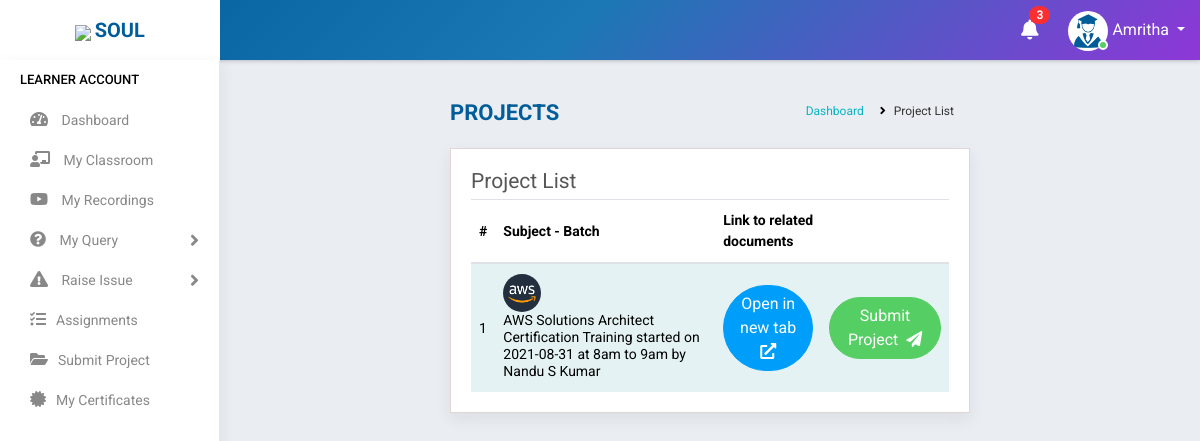
Screenshot of /student/available_projects/ (signed in) with the database file from the repository.
### accounts/models.py (models this page shows, shortened)
class Student(models.Model):
    state = (
    ('Andhra Pradesh','Andhra Pradesh'),
    ('Arunachal Pradesh','Arunachal Pradesh'),
    ('Assam','Assam'),
    ('Bihar','Bihar'),
    ('Chhattisgarh','Chattisgarh'),
    ('Goa','Goa'),
    ('Gujarat','Gujarat'),
    ('Haryana','Haryana'),
    ('Himachal Pradesh','Himachal Pradesh'),
    ('Jharkhand','Jharkhand'),
    ('Karnataka','Karnataka'),
    ('Kerala','Kerala'),
    ('Madhya Pradesh','Madhya Pradesh'),
    ('Maharashtra','Maharashtra'),
    ('Manipur','Manipur'),
    ('Meghalaya','Meghalaya'),
    ('Mizoram','Mizoram'),
    ('Nagaland','Nagaland'),
    ('Odisha','Odisha'),
    ('Rajasthan','Rajasthan'),
    ('Sikkim','Sikkim'),
    ('Tamil Nadu','Tamil Nadu'),
    ('Telangana','Telangana'),
    ('Tripura','Tripura'),
    ('Uttar Pradesh','Uttar Pradesh'),
    ('Uttarakhand','Uttarakhand'),
    ('West Bengal','West Bengal')
)
    groups = (
    ('AB+', 'AB+'),
    ('AB-', 'AB-'),
    ('A+', 'A+'),
    ('A-', 'A-'),
    ('B+', 'B+'),
    ('B-', 'B-'),
    ('O+', 'O+'),
    ('O-', 'O-'),
    )
    user= models.OneToOneField(User,on_delete=models.CASCADE,null=True,blank=True)
    name = models.CharField(max_length=100,blank=True)
    mobile = models.CharField(max_length=10,blank=True)
    email = models.EmailField(max_length=200,blank=True)
    sex = models.CharField(max_length=10,null=True,choices=(('Male','Male'),('Female','Female')),blank=True)
    dob = models.DateField(null=True, blank=True)
    blood_group = models.CharField(max_length=100,null=True, blank=True,choices=groups)
    house = models.CharField(max_length=100,null=True,blank=True)
    street =models.CharField(max_length=100,null=True,blank=True)
    street2 =models.CharField(max_length=100,null=True,blank=True)
    city = models.CharField(max_length=100,null=True,blank=True)
    state = models.CharField(max_length=100,null=True,choices=state,blank=True)
    course_enrolled = models.CharField(max_length=1000,null=True,blank=True)
    now_attending = models.CharField(max_length=1000,null=True,blank=True)
    start_date = models.DateField(null=True,blank=True)
    shared = models.BooleanField(default=False,choices=((True, 'Yes'), (False, 'No')),blank=True)
    payment = models.CharField(max_length=10,choices=(('Full','Full'),('Half','Half')),default='Half',blank=True)
    status = models.CharField(max_length=20,choices=(('Active','Active'),('Inactive','Inactive')),default='Active',blank=True)
    profile_pic = models.ImageField(null=True,default="student.jpg")
    total_fees = models.IntegerField(null=True,blank=True)
    fees_paid = models.IntegerField(null=True,blank=True)
    balance = models.IntegerField(null=True,blank=True)

class Project(models.Model):
    batch = models.ForeignKey(Batch,on_delete=models.CASCADE,null=True,blank=True)
    status = models.CharField(max_length=20,choices=(('Active','Active'),('Inactive','Inactive')),default='Active',blank=True,null=True)

class Batch(models.Model):
    mod_value= [
    ('1', 'Weekday'),
    ('2', 'Weekend')
    ]
    status_value= [
        ('Yet to start', 'Yet to start'),
        ('Ongoing', 'Ongoing'),
        ('Completed', 'Completed'),
    ]
    batchcode = models.CharField(max_length=15,null=True, blank=True)
    subject = models.ForeignKey(Courses,on_delete=models.CASCADE,null=True,blank=True)
    trainer = models.ForeignKey(Staff,on_delete=models.CASCADE,null=True,limit_choices_to={'stype':"3"},blank=True)
    timing = models.CharField(max_length=100, null=True,blank=True)
    start_date = models.DateField(null=True,blank=True)
    end_date = models.DateField(null=True,blank=True)
    link = models.CharField(max_length=1000,null=True,blank=True)
    passcode = models.CharField(max_length=100,null=True,blank=True,default="N/A")
    mode = models.CharField(max_length=100,choices=mod_value,default=1,blank=True)
    status = models.CharField(max_length=100,choices=status_value,blank=True,default="Yet to start")
    def __str__(self):
        st =" started on "
        at = " at "
        by = " by "
        return "%s %s %s %s %s %s %s" %(self.subject ,st, self.start_date ,at, self.timing,by,self.trainer)

class Courses(models.Model):
    name = models.CharField(max_length=300,null=True)
    fee = models.CharField(max_length=6)
    link = models.CharField(max_length=1000,null=True, blank=True)
    project_file = models.CharField(max_length=1000,null=True,blank=True)
    pic = models.ImageField(null=True, blank=True)
    def __str__(self):
        return self.name

class Staff(models.Model):
    value= (
    ('1', 'Operations'),
    ('2', 'Sales'),
    ('3', 'Trainer'),
    ('4', 'Admin'),
    )
    state = (
    ('Andhra Pradesh','Andhra Pradesh'),
    ('Arunachal Pradesh','Arunachal Pradesh'),
    ('Assam','Assam'),
    ('Bihar','Bihar'),
    ('Chhattisgarh','Chattisgarh'),
    ('Goa','Goa'),
    ('Gujarat','Gujarat'),
    ('Haryana','Haryana'),
    ('Himachal Pradesh','Himachal Pradesh'),
    ('Jharkhand','Jharkhand'),
    ('Karnataka','Karnataka'),
    ('Kerala','Kerala'),
    ('Madhya Pradesh','Madhya Pradesh'),
    ('Maharashtra','Maharashtra'),
    ('Manipur','Manipur'),
    ('Meghalaya','Meghalaya'),
    ('Mizoram','Mizoram'),
    ('Nagaland','Nagaland'),
    ('Odisha','Odisha'),
    ('Rajasthan','Rajasthan'),
    ('Sikkim','Sikkim'),
    ('Tamil Nadu','Tamil Nadu'),
    ('Telangana','Telangana'),
    ('Tripura','Tripura'),
    ('Uttar Pradesh','Uttar Pradesh'),
    ('Uttarakhand','Uttarakhand'),
    ('West Bengal','West Bengal')
    )
    groups = (
        ('AB+', 'AB+'),
        ('AB-', 'AB-'),
        ('A+', 'A+'),
        ('A-', 'A-'),
        ('B+', 'B+'),
        ('B-', 'B-'),
        ('O+', 'O+'),
        ('O-', 'O-'),
        )
    user = models.OneToOneField(User,on_delete=models.CASCADE,null=True,blank=True)
    name = models.CharField(max_length=100,null=True, blank=True)
    empid = models.CharField(max_length=100,null=True, blank=True)
    mobile = models.CharField(max_length=10,null=True, blank=True)
    email = models.EmailField(max_length=200,null=True, blank=True)
    sex = models.CharField(max_length=10,null=True,choices=(('Male','Male'),('Female','Female')), blank=True)
    dob = models.DateField(null=True, blank=True)
    doj = models.DateField(null=True, blank=True)
    blood_group = models.CharField(max_length=100,null=True, blank=True,choices=groups)
    house = models.CharField(max_length=100,null=True, blank=True)
    street =models.CharField(max_length=100,null=True, blank=True)
    street2 =models.CharField(max_length=100,null=True, blank=True)
    city = models.CharField(max_length=100,null=True, blank=True)
    state = models.CharField(max_length=100,null=True,choices=state, blank=True)
    stype = models.CharField(max_length=100,null=True,choices=value, blank=True)
    status = models.CharField(max_length=20,choices=(('Active','Active'),('Inactive','Inactive')),default='Active')
    profile_pic = models.ImageField(null=True, blank=True,default="user-circle-solid.jpg")
    def __str__(self):
        return self.name

### accounts/views.py (the view)
# urls.py: path('student/available_projects/',ListProjects.as_view(),name='list_projects'),
class ListProjects(View):
    def get(self, request):
        user=request.user
        if user.is_authenticated:
            try:
                s = Student.objects.get(user=user)
                note = Notification.objects.filter(receiver=user).filter(status="Not Read").order_by('-datetime')
                no_count = note.count()
                scd = StudentCourseData.objects.filter(student=s)
                batch = []
                for i in scd:
                    batch.append(i.batch)
                projects = Project.objects.filter(batch__in = batch)
                return render(request,'students/available_projects.html',{'s':s,'no_count':no_count,'note':note,'projects':projects})
            except:
                return redirect('home')
        else:
            return redirect('logout')

### accounts/templates/students/available_projects.html (shortened to what this page needs)
{% extends 'accounts/main.html' %}
    {% block content %}
<div class="main-wrapper">
    {% include 'students/navbar.html' %}
    {% include 'students/sidebar.html' %}
        <div class="page-wrapper">
            <div class="content container-fluid">
                <div class="page-header">
                    <div class="row">
                        <div class="col-lg-7 col-md-12 col-sm-12 col-12">
                            <h5 class="text-uppercase">Projects</h5>
                        </div>
                        <div class="col-lg-5 col-md-12 col-sm-12 col-12">
                            <ul class="list-inline breadcrumb float-right">
                                <li class="list-inline-item"><a href="{% url 'home' %}">Dashboard</a></li>
                                <li class="list-inline-item">Project List</li>
                            </ul>
                        </div>
                    </div>
                </div>
                <div class="content-page">
                    <div class="row">
                        <div class="col-sm-8 col-5">
                            <h4 class="page-title">Project List</h4>
                        </div>
                    </div>
                    <div class="row">
                        <div class="col-md-12">
                            <div class="table-responsive">
                                <table class="table table-striped custom-table">
                                    <thead>
                                        <tr>
                                            <th>#</th>
                                            <th>Subject - Batch</th>
                                            <th>Link to related documents</th>
                                            <th></th>
                                        </tr>
                                    </thead>
                                    <tbody>
                                        {% for i in projects %}
                                        <tr>
                                            <td>
                                                {{forloop.counter}}
                                            </td>
                                            <td>
                                                <h2><a href="" class="avatar text-white"><img src="{{i.batch.subject.pic.url}}" width="40" height="40" alt="{{student.name}}"></a></h2>
                                                <h2>{{i.batch}}</h2>
                                            </td>
                                            <td><a href="{{i.batch.subject.project_file}}" class="btn btn-info" style="border-radius: 80px 80px 80px 80px ;color: white">Open in new tab <i class="fas fa-external-link-alt"></i></a></td>
                                            <td><a href="{% url 'submit_project' i.id %}" class="btn btn-success" style="border-radius: 80px 80px 80px 80px ;color: white">Submit Project&nbsp;&nbsp;<i class="fa fa-paper-plane" aria-hidden="true"></i></a></td>
                                        </tr>
                                        {% endfor %}
                                    </tbody>
                                </table>
                            </div>
                        </div>
                    </div>
                </div>
            </div>
        </div>
    </div>
{% endblock %}

### accounts/templates/students/navbar.html (shortened to what this page needs)
<div class="header">
    <div class="header-left">
        <a href="https://www.teqstories.com" class="logo">
            <img src="https://www.teqstories.com/assets/images/Blue.png" style="height: 40px;width:auto;">
            <span class="text-uppercase"><b>Soul</b></span>
        </a>
    </div>
    <div class="page-title-box float-left">
    </div>
    <ul class="nav user-menu float-right">
        {% include 'accounts/mini/notify.html' %}
        <li class="nav-item dropdown has-arrow">
            <a href="#" class="dropdown-toggle nav-link user-link" data-toggle="dropdown">
                <span class="user-img"><img class="rounded-circle" src="{{request.user.student.profile_pic.url}}" width="40" height="40" alt="{{request.user.student.name|title}}">
                    <span class="status online"></span></span>
                <span>{{request.user.student.name|title}}</span>
            </a>
        </li>
    </ul>
</div>

### rows the page displays
Project: batch.subject.pic (picture), batch "AWS Solutions Architect Certification Training started on 2021-08-31 at 8am to 9am by Nandu S Kumar"

### other values shown
{{ no_count }} "3"
{{ request.user.student.name|title }} "Amritha"
